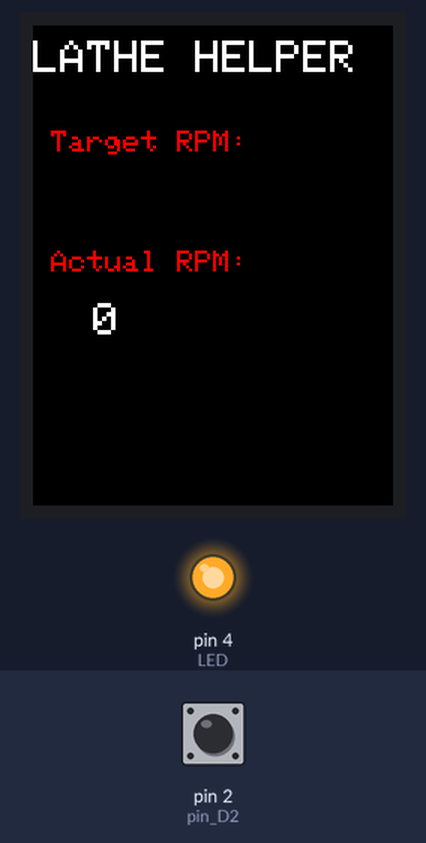
This sketch was run on a simulated Arduino Uno, built with avr-gcc and run on an emulated ATmega328P. Parts: 240×320 colour display, output pins drawn as LEDs (lit = HIGH). The test bench sets the inputs (shaded band); at power-on: pin 2 (pin_D2) HIGH. What the sketch prints to the serial monitor is not drawn.

Above: at 1.3 s.
1.4 s: pin 2 (pin_D2) pulled LOW for 0.15 s
At 2.1 s:
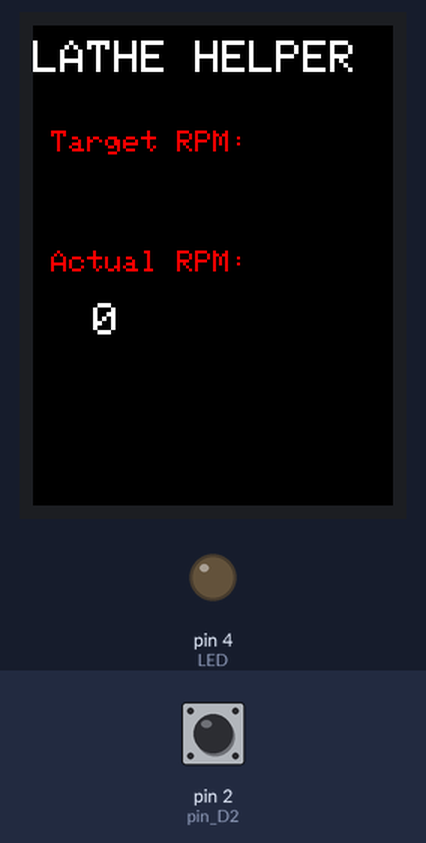
Timing chart, 0 to 4.4 s (numbered marks = the images above; inputs shaded):
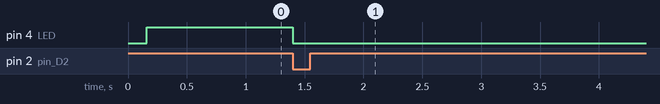

The sketch:

rpm_test.ino
```cpp
/***************************************************
  Arduino based test code for an Arduino Uno and an Adafruit TFT/
  Resistive Touch Screen display board that, together with a suitable gear
  tooth rpm sensor, displays spindle speed (rpm) as derived from a spindle
  gear tooth sensor input on digital pin 2 of an Arduino Uno R3

  Part of Lathe Helper Project Software as described in the March/April 2021 issue of
  The Home Shop Machinist published by the Village Press.

     Source:  https//github/glennto/LH_Project
     glennt@palmnet.net  1/6/2021

  Note: this program is for test purposes and does not form any part of the
  Lathe Helper main application program.

****************************************************/

/**********************************************

>   Notice
    copyright:  Glenn Tober
    glennt@palmnet.net

>   This program is free software; you can redistribute it and/or modify
>   it under the terms of the GNU General Public License as published by
>   the Free Software Foundation; either version 2 of the License, or
>   (at your option) any later version.

>   This program is distributed in the hope that it will be useful,
>   but WITHOUT ANY WARRANTY; without even the implied warranty of
>   MERCHANTABILITY or FITNESS FOR A PARTICULAR PURPOSE.  See the
>   GNU General Public License for more details.

>   You should have received a copy of the GNU General Public License along
>   with this program; if not, write to the Free Software Foundation, Inc.,
>   51 Franklin Street, Fifth Floor, Boston, MA 02110-1301 USA.

>   Program compiled under the Arduino IDE
>   Program structure adopted from Adafruit graphics test code.
>   Code links to unmodified routines in Arduino and Adafruit SD, SPI, STMPE610, ILI9341, and GFX libraries.

  Scope:

  This program is intended to be embedded in an Arduino Uno R3 with a mating Adafruit TFT touch screen display.
  In support of power wiring and an optional gear tooth rpm sensor a passive Adafruit Proto Board
  is sandwitched in between the Uno and the TFT boards


                      Version 1.00 01/06/2021


 ************************************************************************************************************************/

#define NBRTEETH 1
#define RPM_TARGET_Y_OFFSET 90
#define RPM_ACTUAL_Y_OFFSET 170
#define RPM_X_OFFSET 35

#include "SPI.h"
#include "Adafruit_GFX.h"
#include "Adafruit_ILI9341.h"
#include "Adafruit_STMPE610.h"

#define TS_MINX 150
#define TS_MINY 130
#define TS_MAXX 3800
#define TS_MAXY 4000

#define STMPE_CS 8
Adafruit_STMPE610 ts = Adafruit_STMPE610(STMPE_CS);

// For the Adafruit shield, these are the default.
#define TFT_DC 9
#define TFT_CS 10

// Use hardware SPI (on Uno, #13, #12, #11) and the above for CS/DC
Adafruit_ILI9341 tft = Adafruit_ILI9341(TFT_CS, TFT_DC);


//  variables used to compute actual rpm
unsigned long Time = micros(), save_Time = Time;

int pin_D2 = 2;    // will use pin 2 for the rpm sensor pulse input
int LED = 4;    // pin D4 is wired to the red LED

volatile int state = LOW;
int save_State = state;
// default (starting) rpm value
int rpm = 0;
// rpm counter variable and max count to reduce actual rpm display jitter
int count = 1;
const int count_Max = 50;

void display_RPMS()
//  display rpm values in two locations
{
//  second location
  tft.fillRect(RPM_X_OFFSET, RPM_ACTUAL_Y_OFFSET, 130, 40, ILI9341_BLACK);
  tft.setCursor(RPM_X_OFFSET + 5, RPM_ACTUAL_Y_OFFSET + 15);
  write_Text(String(rpm), 3);
  digitalWrite(LED,state);

  return;
}


void rpm_event()
//  this is the interrupt service routine which is entered everytime there
//  is a falling edge from the rpm sensor
  {
  state = !state;     //flip states so that we can detect this event in loop() below

}

void write_Text(String text, byte size){
  //  write white text of size at current cursor location
  tft.setTextColor(ILI9341_WHITE);
  tft.setTextSize(size);
  tft.println(text);

  return;
}


void write_Static_Text()
//  routine blanks the screen and paints all static text
  {
  tft.setCursor(0, 10);
  write_Text("LATHE HELPER", 3);

//  text we want red cannot call write_Text. Maybe fix this?
  tft.setCursor(0, 70);
  tft.setTextColor(ILI9341_RED);
  tft.setTextSize(2);
  tft.println(" Target RPM:");

  tft.setCursor(0, 150);
  tft.setTextColor(ILI9341_RED);
  tft.setTextSize(2);
  tft.println(" Actual RPM:");

  return;
  }


//********************setup*************************
void setup() {
//setup code here, to run once:
  Serial.begin(9600);
  Serial.print("RPM Interrupt tester ");
//  Serial.println(VERSION);

//  instantiate tft and ts classes for screen display and touch screen respectively
  tft.begin();
  if (!ts.begin()) {
    Serial.println("Unable to start touchscreen.");
  }


//  setup interrupt structure for rpm detection
  pinMode(pin_D2, INPUT_PULLUP);
  pinMode(LED, OUTPUT);

  attachInterrupt(digitalPinToInterrupt(pin_D2), rpm_event, FALLING);
  save_State = state;
  unsigned long Time = micros();
  write_Static_Text();
  display_RPMS();
  digitalWrite(LED, digitalRead(pin_D2)); // displays interrupt input value
}

//************************loop**************************
void loop() {
//main code here, to run repeatedly:

  save_Time = micros();

  if(save_State != state){    //detected an rpm pulse
     rpm = ((60 * 1000000)/((save_Time - Time)*NBRTEETH));
     Time = save_Time;
     state = save_State;
     count = count + 1;
     if (count >= count_Max){
      display_RPMS();
      count = 1;
     }
     digitalWrite(LED, state);
  }

  if (int((60 * 1000000) / (Time - save_Time + 100)) >= 3) {
    rpm = 0;
    display_RPMS();
    Time = micros();
  }

}
```

Measured:
- after the input at 1.4 s, pin 4 (LED): HIGH → LOW at once
